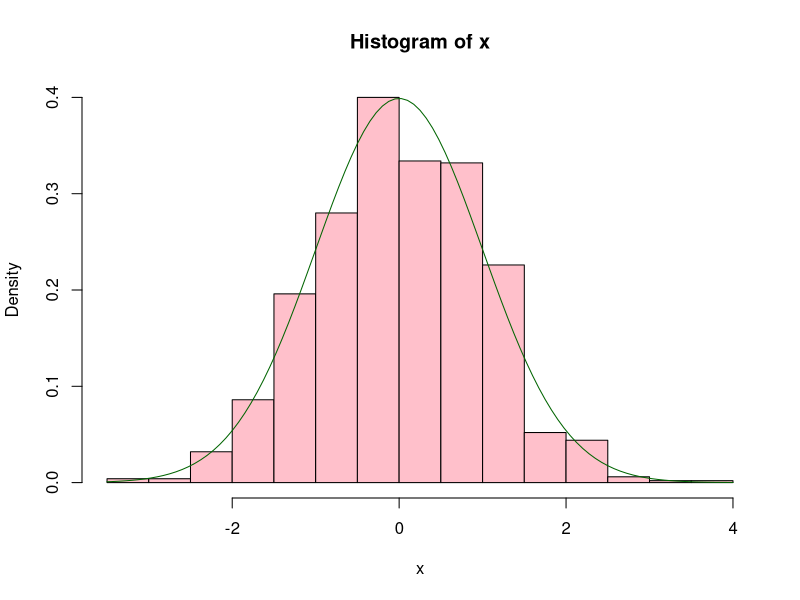
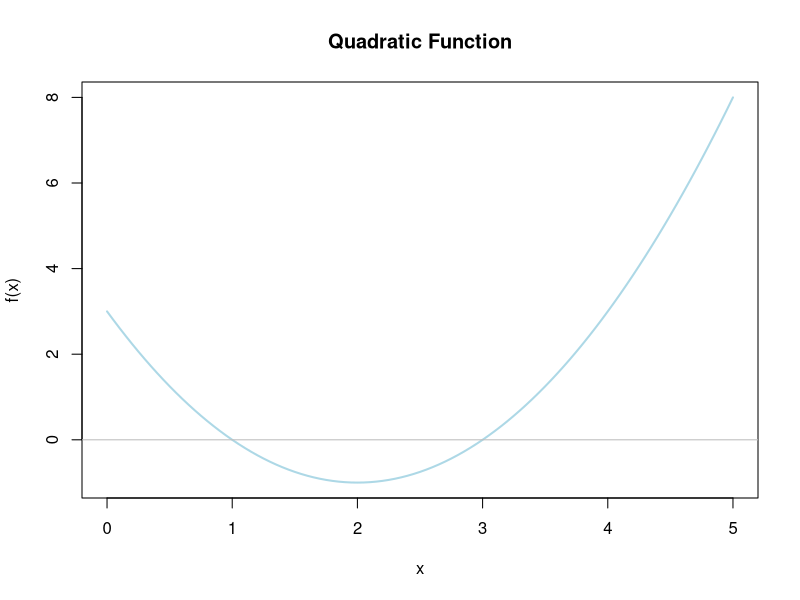
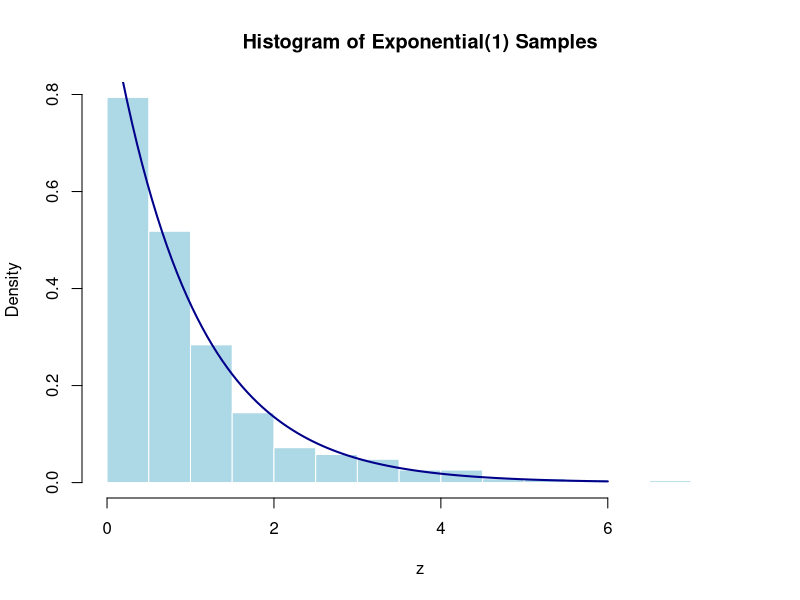
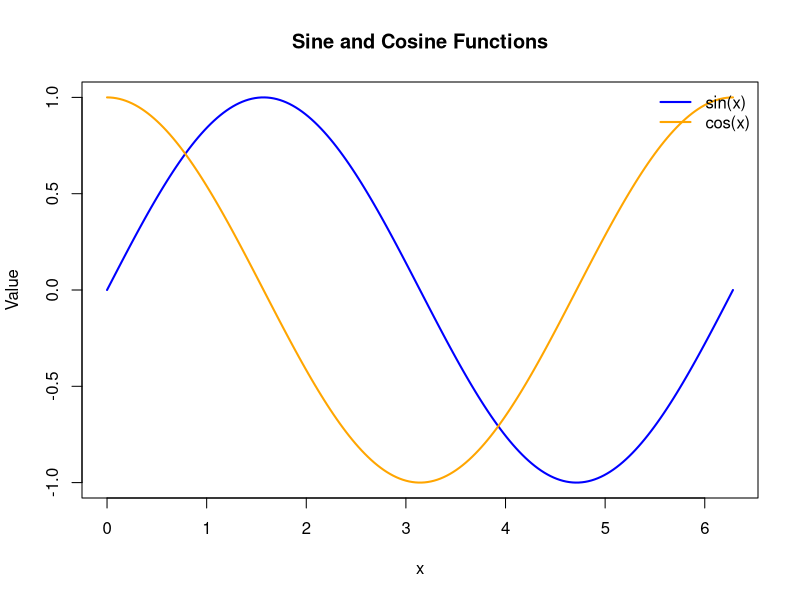
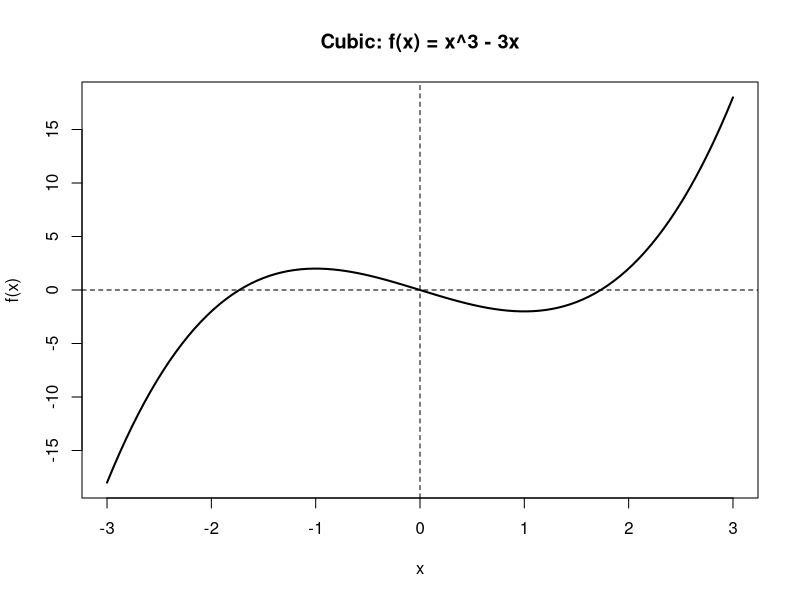
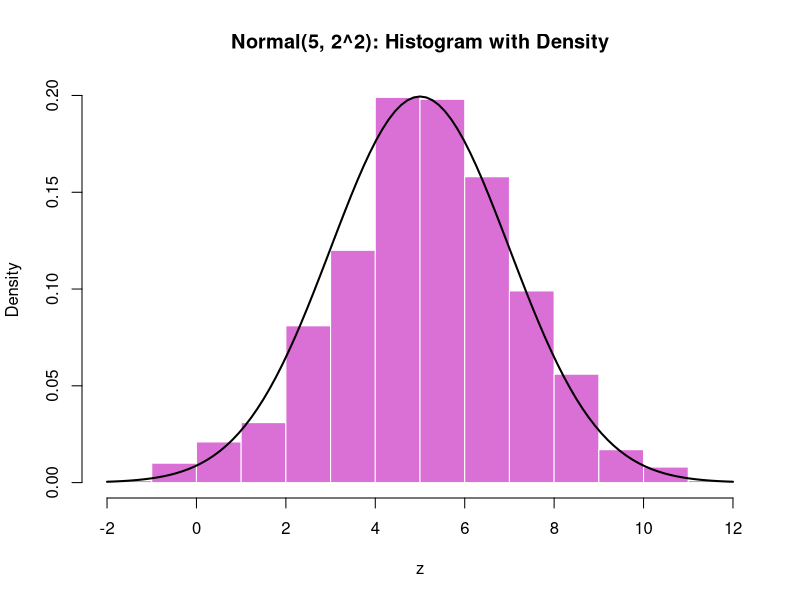
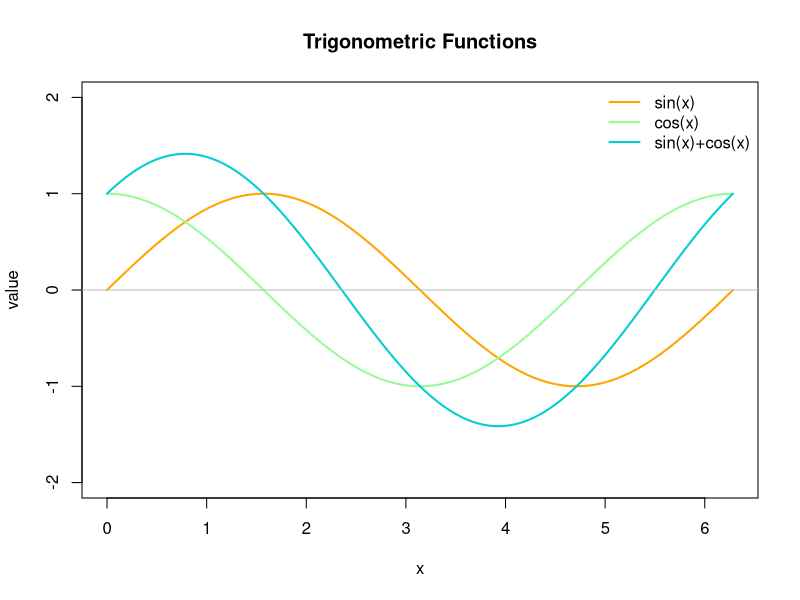
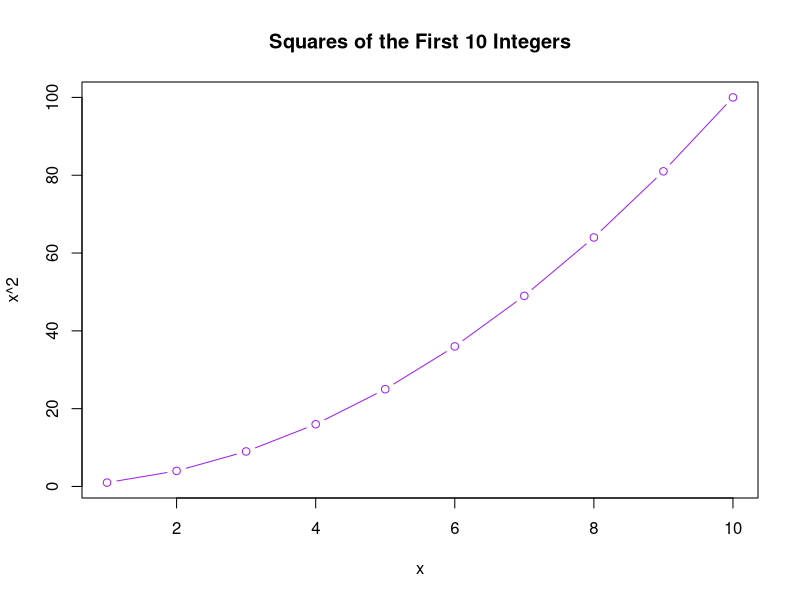

Here is the R script that generated these plots, in order:
## ---- chunk 1
#| echo: true
#| eval: true
rpois(5,3)
## ---- chunk 2
#| echo: true
#| eval: true
pbinom(2,10,0.3)
## ---- chunk 3
#| echo: true
#| eval: true
qgamma(0.9, 2, 1)
## ---- chunk 4
#| echo: true
#| eval: true
dexp(2.5,1)
## ---- chunk 5
rbinom(10, size = 10, prob = 0.5)
rbinom(10, size = 10, prob = 0.2)
rbinom(10, size = 10, prob = 0.8)
## ---- chunk 6
set.seed(10)
x <- rnorm(1000, 0, 1)
hist(x, freq = FALSE, col="pink")
curve(dnorm(x, 0, 1), add = TRUE, col = "darkgreen")
## ---- chunk 7
mean(abs(x) <= 1)
pnorm(1) - pnorm(-1)
## ---- chunk 8
#| echo: true
#| eval: true
#| fig-width: 8
#| fig-height: 4
#| fig-align: center
curve(x^2 - 4*x + 3, from = 0, to = 5,
      main = "Quadratic Function",
      xlab = "x", ylab = "f(x)", col = "lightblue", lwd = 2)
abline(h = 0, col = "gray")
## ---- chunk 9
#| echo: true
#| eval: true
#| fig-width: 8
#| fig-height: 4
#| fig-align: center

z <- rexp(1000, rate = 1)   # Exponential(1) samples
hist(z, freq = FALSE, main = "Histogram of Exponential(1) Samples",
     xlab = "z", col = "lightblue", border = "white")
curve(dexp(x, 1), from = 0, to = 6, add = TRUE, col = "darkblue", lwd = 2)
## ---- chunk 10
#| echo: true
#| eval: true
#| fig-width: 8
#| fig-height: 4
#| fig-align: center
x <- seq(0, 2*pi, length.out = 200)
plot(x, sin(x), type = "l", col = "blue", lwd = 2,
     main = "Sine and Cosine Functions", ylab = "Value", xlab = "x")
lines(x, cos(x), col = "orange", lwd = 2)
legend("topright", legend = c("sin(x)", "cos(x)"),
       col = c("blue", "orange"), lwd = 2, bty = "n")
## ---- chunk 11
#| fig-width: 8
#| fig-height: 4
#| fig-align: center
curve(x^3 - 3*x, from = -3, to = 3,
      main = "Cubic: f(x) = x^3 - 3x",
      xlab = "x", ylab = "f(x)", lwd = 2)
abline(h = 0, v = 0, lty = 2)
## ---- chunk 12
#| fig-width: 8
#| fig-height: 4
#| fig-align: center
set.seed(160)
z <- rnorm(1000, mean = 5, sd = 2)
hist(z, freq = FALSE, col = "orchid", border = "white",
     main = "Normal(5, 2^2): Histogram with Density",
     xlab = "z")
curve(dnorm(x, mean = 5, sd = 2), add = TRUE, lwd = 2)
## ---- chunk 13
#| fig-width: 8
#| fig-height: 4
#| fig-align: center
x <- seq(0, 2*pi, length.out = 400)

plot(x, sin(x), type = "l", lwd = 2,
     main = "Trigonometric Functions",
     xlab = "x", ylab = "value", ylim=c(-2,2), col="orange")
lines(x, cos(x), lwd = 2, col="palegreen")
lines(x, sin(x) + cos(x), lwd = 2, col="darkturquoise")
legend("topright",
       legend = c("sin(x)", "cos(x)", "sin(x)+cos(x)"),  col = c( "orange","palegreen", "darkturquoise"),
       lwd = 2, bty = "n")
abline(h=0,col="grey")
## ---- chunk 14
#| echo: true
#| eval: true
#| fig-width: 8
#| fig-height: 4
#| fig-align: center
x <- 1:10
y <- x^2
plot(x, y, type = "b", col = "purple",
     main = "Squares of the First 10 Integers",
     xlab = "x", ylab = "x^2")
## ---- chunk 15
#| echo: true
#| eval: true
#| fig-width: 8
#| fig-height: 4
#| fig-align: center
n <- 500
flips <- sample(0:1, n, replace = TRUE)
prop <- cumsum(flips) / (1:n)

plot(1:n, prop, type = "l", col = "blue",
     xlab = "Number of flips",
     ylab = "Proportion of heads",
     main = "Running Proportion of Heads")
abline(h = 0.5, col = "red", lwd = 2, lty = 2)
## ---- chunk 16
n <- 500
flips <- sample(0:1, n, replace = TRUE)
prop <- cumsum(flips) / (1:n)

plot(1:n, prop, type = "l", col = "blue",
     xlab = "Number of flips",
     ylab = "Proportion of heads",
     main = "Running Proportion of Heads")
abline(h = 0.5, col = "red", lwd = 2, lty = 2)
## ---- chunk 17
#| eval: true
#| echo: false
#| fig-width: 8
#| fig-height: 4
#| fig-align: center
x <- 0
for(t in 2:100){
  x[t] <- x[t-1] + rnorm(1,0,1) 
}
plot(1:100,x,type="l",xlab="t", ylab="X[t]", main="Simple random walk.")
## ---- chunk 18
#| eval: true
#| echo: true
gaussian_random_walk <- function(mu=0,sigma=1,T=100,x0=0){
  xi <- rnorm(T-1,mu,sigma)
  x <- x0
  for(t in 2:T){
    x[t] = x[t-1] + xi[t]
  }
  return(x)
}
## ---- chunk 19
#| eval: true
#| echo: true
#| fig-width: 8
#| fig-height: 4
#| fig-align: center
set.seed(321)
x <- gaussian_random_walk()
plot(1:100,x,type = "l", xlab="t", ylab="X[t]", ylim=c(-17,20))
for(i in 2:10){
  lines(1:100,gaussian_random_walk(),col=i)
}
